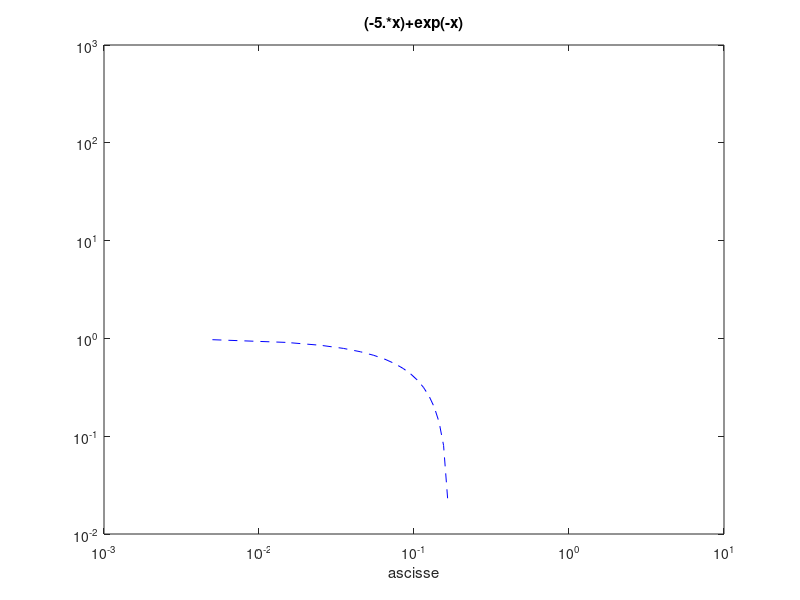

Reproduce this figure in MATLAB. (Note: this script raises an error after producing the figure.)
f='(-5.*x)+exp(-x)';
fun=inline(f);
x=linspace(-5,5,1000);
fx=fun(x);

plot([-5 5],[0 0],"k-");
xlabel("ascisse");
hold on;
loglog(x,fx,"b--");
hold off;
title(f);
print("esercizio6-grafico","-dpdf");

toll=10^(-8);
iterazioni=100;
a=0;b=1;

[vc,sl,res,iter]=bisezione(f,a,b,toll,iterazioni);

acc = ceil(log2((b-a)/toll)-1);
disp('iterazioni necessarie: ');
disp(acc);
disp('iterazioni fatte: ');
disp(iter);

fileID=fopen("esercizio6-tabella.txt","w");
for k=1:iter
fprintf(fileID,'\n [k]:%3.0f [c]: %15.15f [AMP]: %5.2e [RES]:%5.2e  ',k,vc(k),res(k),sl(k));
end
fprintf('\n');
fclose(fileID);

figure("Name","Convergenza","Numbertitle","off");
semilogy(1:iter,abs(res),'g-o') ;
title('Profilo di convergenza Bisezione');
xlabel('Indice di iterazione');
ylabel('Residuo');
legend('bisezione');
print("esercizio6-ProfiloConvergenza","-dpdf");

